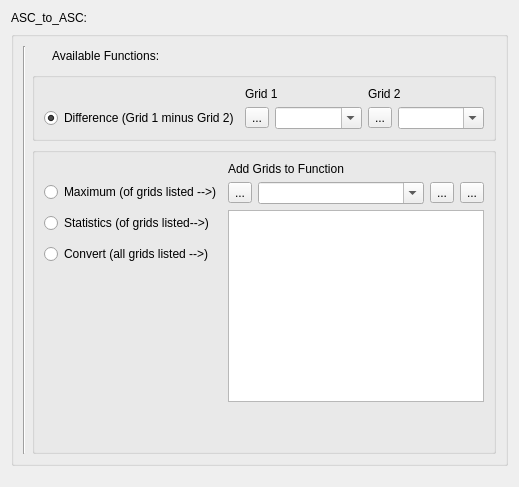
              <widget class="QWidget" name="asc2Asc" native="true">
               <layout class="QGridLayout" name="gridLayout_5" rowstretch="0,0">
                <item row="0" column="0" rowspan="2">
                 <layout class="QGridLayout" name="gridLayout_16">
                  <item row="0" column="0">
                   <widget class="QLabel" name="label_13">
                    <property name="text">
                     <string>ASC_to_ASC:</string>
                    </property>
                   </widget>
                  </item>
                  <item row="2" column="0">
                   <spacer name="verticalSpacer_8">
                    <property name="orientation">
                     <enum>Qt::Vertical</enum>
                    </property>
                    <property name="sizeType">
                     <enum>QSizePolicy::Fixed</enum>
                    </property>
                    <property name="sizeHint" stdset="0">
                     <size>
                      <width>20</width>
                      <height>10</height>
                     </size>
                    </property>
                   </spacer>
                  </item>
                  <item row="1" column="0">
                   <widget class="QGroupBox" name="groupBox_7">
                    <property name="title">
                     <string/>
                    </property>
                    <layout class="QGridLayout" name="gridLayout_19">
                     <item row="0" column="1">
                      <layout class="QGridLayout" name="gridLayout_18">
                       <item row="2" column="1">
                        <widget class="QGroupBox" name="groupBox_2">
                         <property name="title">
                          <string/>
                         </property>
                         <layout class="QGridLayout" name="gridLayout_9">
                          <item row="1" column="0">
                           <layout class="QGridLayout" name="gridLayout_8">
                            <item row="2" column="1" rowspan="2" colspan="2">
                             <widget class="QListWidget" name="lwGrids">
                              <property name="selectionMode">
                               <enum>QAbstractItemView::ExtendedSelection</enum>
                              </property>
                             </widget>
                            </item>
                            <item row="1" column="1" colspan="2">
                             <layout class="QHBoxLayout" name="horizontalLayout_16">
                              <item>
                               <widget class="QToolButton" name="btnBrowseGrid">
                                <property name="text">
                                 <string>...</string>
                                </property>
                               </widget>
                              </item>
                              <item>
                               <widget class="QComboBox" name="cboGrid">
                                <property name="editable">
                                 <bool>true</bool>
                                </property>
                               </widget>
                              </item>
                              <item>
                               <widget class="QToolButton" name="btnAddGrid">
                                <property name="text">
                                 <string>...</string>
                                </property>
                               </widget>
                              </item>
                              <item>
                               <widget class="QToolButton" name="btnRemoveGrid">
                                <property name="text">
                                 <string>...</string>
                                </property>
                               </widget>
                              </item>
                             </layout>
                            </item>
                            <item row="1" column="0" rowspan="3">
                             <layout class="QVBoxLayout" name="verticalLayout_4">
                              <item>
                               <widget class="QRadioButton" name="rbAscMax">
                                <property name="text">
                                 <string>Maximum (of grids listed --&gt;)</string>
                                </property>
                                <attribute name="buttonGroup">
                                 <string notr="true">buttonGroup</string>
                                </attribute>
                               </widget>
                              </item>
                              <item>
                               <spacer name="verticalSpacer_3">
                                <property name="orientation">
                                 <enum>Qt::Vertical</enum>
                                </property>
                                <property name="sizeType">
                                 <enum>QSizePolicy::Fixed</enum>
                                </property>
                                <property name="sizeHint" stdset="0">
                                 <size>
                                  <width>20</width>
                                  <height>5</height>
                                 </size>
                                </property>
                               </spacer>
                              </item>
                              <item>
                               <widget class="QRadioButton" name="rbAscStat">
                                <property name="text">
                                 <string>Statistics (of grids listed--&gt;)</string>
                                </property>
                                <attribute name="buttonGroup">
                                 <string notr="true">buttonGroup</string>
                                </attribute>
                               </widget>
                              </item>
                              <item>
                               <spacer name="verticalSpacer">
                                <property name="orientation">
                                 <enum>Qt::Vertical</enum>
                                </property>
                                <property name="sizeType">
                                 <enum>QSizePolicy::Fixed</enum>
                                </property>
                                <property name="sizeHint" stdset="0">
                                 <size>
                                  <width>20</width>
                                  <height>5</height>
                                 </size>
                                </property>
                               </spacer>
                              </item>
                              <item>
                               <widget class="QRadioButton" name="rbAscConv">
                                <property name="text">
                                 <string>Convert (all grids listed --&gt;)</string>
                                </property>
                                <attribute name="buttonGroup">
                                 <string notr="true">buttonGroup</string>
                                </attribute>
                               </widget>
                              </item>
                              <item>
                               <spacer name="verticalSpacer_4">
                                <property name="orientation">
                                 <enum>Qt::Vertical</enum>
                                </property>
                                <property name="sizeType">
                                 <enum>QSizePolicy::MinimumExpanding</enum>
                                </property>
                                <property name="sizeHint" stdset="0">
                                 <size>
                                  <width>20</width>
                                  <height>40</height>
                                 </size>
                                </property>
                               </spacer>
                              </item>
                             </layout>
                            </item>
                            <item row="0" column="1">
                             <widget class="QLabel" name="label_16">
                              <property name="text">
                               <string>Add Grids to Function</string>
                              </property>
                             </widget>
                            </item>
                           </layout>
                          </item>
                          <item row="2" column="0">
                           <spacer name="verticalSpacer_2">
                            <property name="orientation">
                             <enum>Qt::Vertical</enum>
                            </property>
                            <property name="sizeType">
                             <enum>QSizePolicy::Expanding</enum>
                            </property>
                            <property name="sizeHint" stdset="0">
                             <size>
                              <width>20</width>
                              <height>40</height>
                             </size>
                            </property>
                           </spacer>
                          </item>
                         </layout>
                        </widget>
                       </item>
                       <item row="0" column="1">
                        <layout class="QHBoxLayout" name="horizontalLayout_20">
                         <item>
                          <spacer name="horizontalSpacer_12">
                           <property name="orientation">
                            <enum>Qt::Horizontal</enum>
                           </property>
                           <property name="sizeType">
                            <enum>QSizePolicy::Fixed</enum>
                           </property>
                           <property name="sizeHint" stdset="0">
                            <size>
                             <width>20</width>
                             <height>20</height>
                            </size>
                           </property>
                          </spacer>
                         </item>
                         <item>
                          <widget class="QLabel" name="label_29">
                           <property name="text">
                            <string>Available Functions:</string>
                           </property>
                          </widget>
                         </item>
                        </layout>
                       </item>
                       <item row="1" column="1">
                        <widget class="QGroupBox" name="groupBox">
                         <property name="title">
                          <string/>
                         </property>
                         <layout class="QGridLayout" name="gridLayout_2">
                          <item row="0" column="0">
                           <layout class="QGridLayout" name="gridLayout_6">
                            <item row="1" column="1">
                             <layout class="QHBoxLayout" name="horizontalLayout_14">
                              <item>
                               <widget class="QToolButton" name="btnBrowseDiffGrid1">
                                <property name="text">
                                 <string>...</string>
                                </property>
                               </widget>
                              </item>
                              <item>
                               <widget class="QComboBox" name="cboDiffGrid1">
                                <property name="editable">
                                 <bool>true</bool>
                                </property>
                               </widget>
                              </item>
                             </layout>
                            </item>
                            <item row="1" column="2">
                             <layout class="QHBoxLayout" name="horizontalLayout_15">
                              <item>
                               <widget class="QToolButton" name="btnBrowseDiffGrid2">
                                <property name="text">
                                 <string>...</string>
                                </property>
                               </widget>
                              </item>
                              <item>
                               <widget class="QComboBox" name="cboDiffGrid2">
                                <property name="editable">
                                 <bool>true</bool>
                                </property>
                               </widget>
                              </item>
                             </layout>
                            </item>
                            <item row="1" column="0">
                             <widget class="QRadioButton" name="rbAscDiff">
                              <property name="text">
                               <string>Difference (Grid 1 minus Grid 2)</string>
                              </property>
                              <property name="checked">
                               <bool>true</bool>
                              </property>
                              <attribute name="buttonGroup">
                               <string notr="true">buttonGroup</string>
                              </attribute>
                             </widget>
                            </item>
                            <item row="0" column="2">
                             <widget class="QLabel" name="label_15">
                              <property name="text">
                               <string>Grid 2</string>
                              </property>
                             </widget>
                            </item>
                            <item row="0" column="1">
                             <widget class="QLabel" name="label_14">
                              <property name="text">
                               <string>Grid 1</string>
                              </property>
                             </widget>
                            </item>
                           </layout>
                          </item>
                         </layout>
                        </widget>
                       </item>
                       <item row="0" column="0" rowspan="3">
                        <widget class="Line" name="line">
                         <property name="orientation">
                          <enum>Qt::Vertical</enum>
                         </property>
                        </widget>
                       </item>
                      </layout>
                     </item>
                    </layout>
                   </widget>
                  </item>
                 </layout>
                </item>
               </layout>
              </widget>
